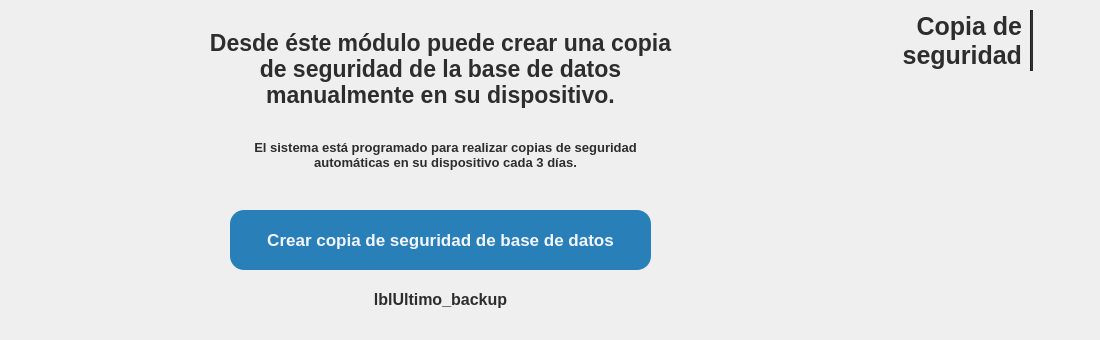
     <widget class="QWidget" name="copia_seguridad">
      <widget class="Line" name="line_7">
       <property name="geometry">
        <rect>
         <x>1030</x>
         <y>10</y>
         <width>3</width>
         <height>61</height>
        </rect>
       </property>
       <property name="minimumSize">
        <size>
         <width>3</width>
         <height>61</height>
        </size>
       </property>
       <property name="maximumSize">
        <size>
         <width>3</width>
         <height>61</height>
        </size>
       </property>
       <property name="styleSheet">
        <string notr="true">background-color: #2d2d2d;</string>
       </property>
       <property name="orientation">
        <enum>Qt::Orientation::Vertical</enum>
       </property>
      </widget>
      <widget class="QLabel" name="lblTitulo_backup">
       <property name="geometry">
        <rect>
         <x>891</x>
         <y>0</y>
         <width>131</width>
         <height>81</height>
        </rect>
       </property>
       <property name="font">
        <font>
         <family>Segoe UI</family>
         <pointsize>19</pointsize>
         <bold>true</bold>
        </font>
       </property>
       <property name="styleSheet">
        <string notr="true">color: #2d2d2d;
background-color: transparent;</string>
       </property>
       <property name="frameShape">
        <enum>QFrame::Shape::NoFrame</enum>
       </property>
       <property name="frameShadow">
        <enum>QFrame::Shadow::Plain</enum>
       </property>
       <property name="text">
        <string>Copia de seguridad</string>
       </property>
       <property name="scaledContents">
        <bool>false</bool>
       </property>
       <property name="alignment">
        <set>Qt::AlignmentFlag::AlignRight|Qt::AlignmentFlag::AlignTrailing|Qt::AlignmentFlag::AlignVCenter</set>
       </property>
       <property name="wordWrap">
        <bool>true</bool>
       </property>
       <property name="indent">
        <number>0</number>
       </property>
      </widget>
      <widget class="QLabel" name="lblLogo_backup">
       <property name="geometry">
        <rect>
         <x>1040</x>
         <y>10</y>
         <width>51</width>
         <height>61</height>
        </rect>
       </property>
       <property name="minimumSize">
        <size>
         <width>50</width>
         <height>50</height>
        </size>
       </property>
       <property name="maximumSize">
        <size>
         <width>130</width>
         <height>70</height>
        </size>
       </property>
       <property name="text">
        <string/>
       </property>
       <property name="pixmap">
        <pixmap resource="../icons/resources_ui.qrc">:/logos/logo_escuela_sinFondo.png</pixmap>
       </property>
       <property name="scaledContents">
        <bool>true</bool>
       </property>
      </widget>
      <widget class="QLabel" name="lblTitulo_logo_emple_7">
       <property name="geometry">
        <rect>
         <x>200</x>
         <y>30</y>
         <width>481</width>
         <height>101</height>
        </rect>
       </property>
       <property name="font">
        <font>
         <family>Segoe UI</family>
         <pointsize>17</pointsize>
         <bold>true</bold>
        </font>
       </property>
       <property name="styleSheet">
        <string notr="true">color: #2d2d2d</string>
       </property>
       <property name="frameShape">
        <enum>QFrame::Shape::NoFrame</enum>
       </property>
       <property name="frameShadow">
        <enum>QFrame::Shadow::Plain</enum>
       </property>
       <property name="text">
        <string>Desde éste módulo puede crear una copia de seguridad de la base de datos manualmente en su dispositivo.</string>
       </property>
       <property name="scaledContents">
        <bool>false</bool>
       </property>
       <property name="alignment">
        <set>Qt::AlignmentFlag::AlignHCenter|Qt::AlignmentFlag::AlignTop</set>
       </property>
       <property name="wordWrap">
        <bool>true</bool>
       </property>
       <property name="indent">
        <number>0</number>
       </property>
      </widget>
      <widget class="QLabel" name="lblTitulo_logo_emple_8">
       <property name="geometry">
        <rect>
         <x>250</x>
         <y>140</y>
         <width>391</width>
         <height>51</height>
        </rect>
       </property>
       <property name="font">
        <font>
         <family>Segoe UI</family>
         <pointsize>10</pointsize>
         <bold>true</bold>
        </font>
       </property>
       <property name="styleSheet">
        <string notr="true">color: #2d2d2d</string>
       </property>
       <property name="frameShape">
        <enum>QFrame::Shape::NoFrame</enum>
       </property>
       <property name="frameShadow">
        <enum>QFrame::Shadow::Plain</enum>
       </property>
       <property name="text">
        <string>El sistema está programado para realizar copias de seguridad automáticas en su dispositivo cada 3 días.</string>
       </property>
       <property name="scaledContents">
        <bool>false</bool>
       </property>
       <property name="alignment">
        <set>Qt::AlignmentFlag::AlignHCenter|Qt::AlignmentFlag::AlignTop</set>
       </property>
       <property name="wordWrap">
        <bool>true</bool>
       </property>
       <property name="indent">
        <number>0</number>
       </property>
      </widget>
      <widget class="QPushButton" name="btnBackup_manual">
       <property name="geometry">
        <rect>
         <x>230</x>
         <y>210</y>
         <width>421</width>
         <height>60</height>
        </rect>
       </property>
       <property name="sizePolicy">
        <sizepolicy hsizetype="Minimum" vsizetype="Fixed">
         <horstretch>0</horstretch>
         <verstretch>0</verstretch>
        </sizepolicy>
       </property>
       <property name="minimumSize">
        <size>
         <width>120</width>
         <height>40</height>
        </size>
       </property>
       <property name="maximumSize">
        <size>
         <width>500</width>
         <height>60</height>
        </size>
       </property>
       <property name="font">
        <font>
         <family>Segoe UI</family>
         <pointsize>13</pointsize>
         <bold>true</bold>
        </font>
       </property>
       <property name="cursor">
        <cursorShape>PointingHandCursor</cursorShape>
       </property>
       <property name="layoutDirection">
        <enum>Qt::LayoutDirection::LeftToRight</enum>
       </property>
       <property name="styleSheet">
        <string notr="true">QPushButton {
   background-color: #2980b9;
    color: #F3F6FF;
    border: none;
    padding: 8px 6px;
    border-radius: 14px;
}
QPushButton:hover {
	background-color: #0D47A1;
}</string>
       </property>
       <property name="text">
        <string>Crear copia de seguridad de base de datos</string>
       </property>
       <property name="icon">
        <iconset resource="../icons/resources_ui.qrc">
         <normaloff>:/icons/copia_seguridad_w.png</normaloff>:/icons/copia_seguridad_w.png</iconset>
       </property>
       <property name="iconSize">
        <size>
         <width>30</width>
         <height>30</height>
        </size>
       </property>
      </widget>
      <widget class="QLabel" name="lblUltimo_backup">
       <property name="geometry">
        <rect>
         <x>180</x>
         <y>290</y>
         <width>521</width>
         <height>41</height>
        </rect>
       </property>
       <property name="font">
        <font>
         <family>Segoe UI</family>
         <pointsize>12</pointsize>
         <bold>true</bold>
        </font>
       </property>
       <property name="styleSheet">
        <string notr="true">color: #2d2d2d</string>
       </property>
       <property name="frameShape">
        <enum>QFrame::Shape::NoFrame</enum>
       </property>
       <property name="frameShadow">
        <enum>QFrame::Shadow::Plain</enum>
       </property>
       <property name="text">
        <string>lblUltimo_backup</string>
       </property>
       <property name="scaledContents">
        <bool>false</bool>
       </property>
       <property name="alignment">
        <set>Qt::AlignmentFlag::AlignHCenter|Qt::AlignmentFlag::AlignTop</set>
       </property>
       <property name="wordWrap">
        <bool>true</bool>
       </property>
       <property name="indent">
        <number>0</number>
       </property>
      </widget>
     </widget>
